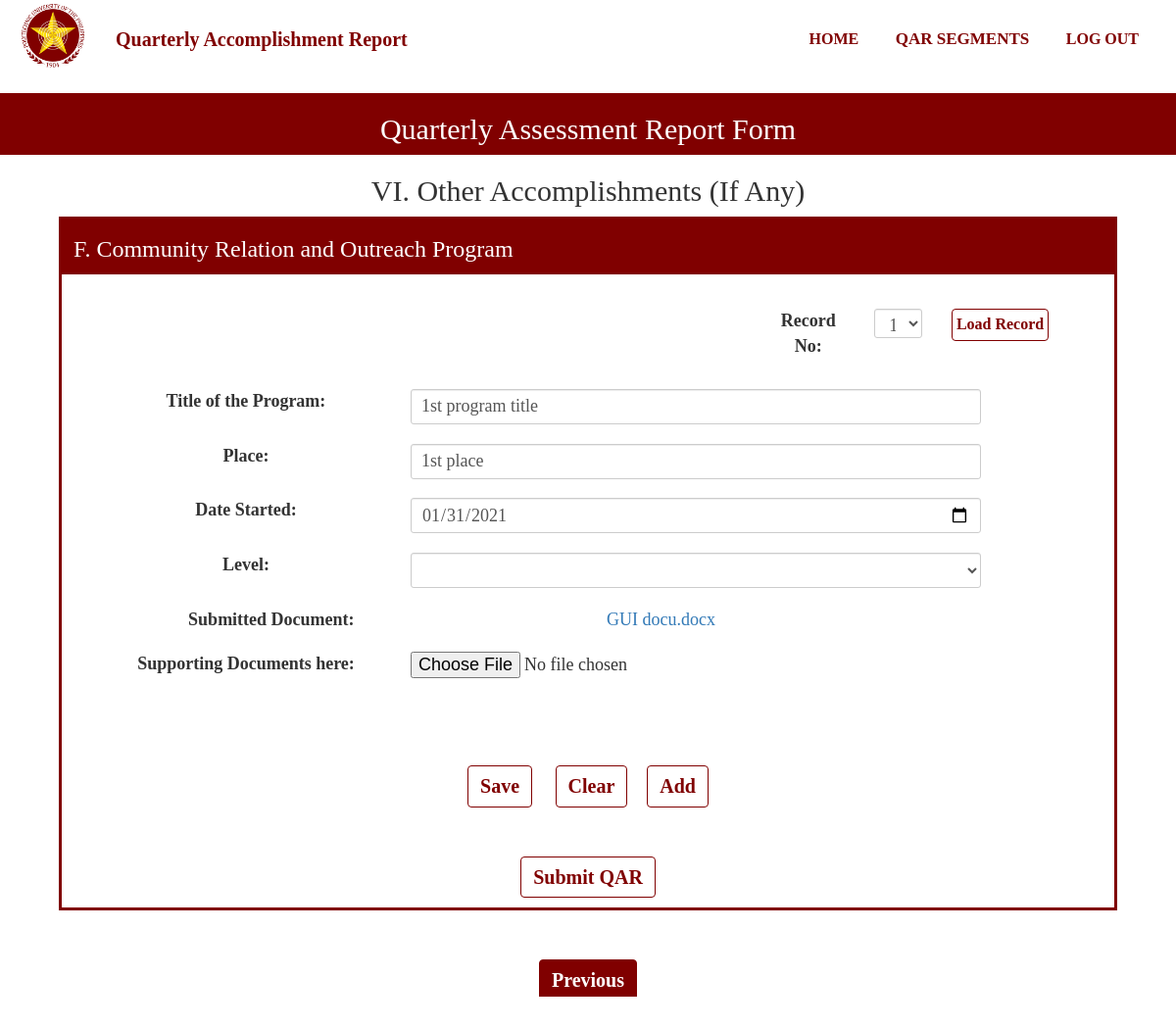
The app's page /CommunityProgram.php?Record=1 (signed in) with its own data.
### tables this page shows
CREATE TABLE `user` (
  `UserId` bigint(20) NOT NULL,
  `UserName` varchar(50) NOT NULL,
  `UserPassword` varchar(20) NOT NULL,
  `UserLevel` varchar(20) NOT NULL,
  `RealName` varchar(50) NOT NULL,
  `College` varchar(50) NOT NULL,
  `Faculty_id` bigint(20) NOT NULL,
  `UserEmail` varchar(100) NOT NULL,
  `code` int(11) NOT NULL,
  `UserPhoto` varchar(100) NOT NULL
);

CREATE TABLE `relationprogram` (
  `RapId` bigint(20) NOT NULL,
  `SubmissionId` bigint(20) NOT NULL,
  `RapTitle` varchar(100) NOT NULL,
  `RapPlace` varchar(100) NOT NULL,
  `RapDate` date NOT NULL,
  `RapLevel` varchar(100) NOT NULL,
  `RapFilename` varchar(100) NOT NULL,
  `RapTempName` varchar(100) NOT NULL,
  `RevStat` int(11) NOT NULL
);

### functions.php (called while the page is built, shortened)
<?php
function check_login($con)
{
    if(isset($_SESSION['UserId']))
    {
        $id = $_SESSION['UserId'];
        $query = "select * from user where UserId = '$id' limit 1";
        $result = mysqli_query($con,$query);
        if($result && mysqli_num_rows($result)>0)
        {
            $user_data = mysqli_fetch_assoc($result);
            return $user_data;
        }
    }
    die;
}
?>

### CommunityProgram.php (the view, shortened to what this page needs)
<?php
include("connection.php");
include("functions.php");
include("navbar.php");
$user_data = check_login($con);
$test = $user_data['UserId'];
$resul = $con->query("SELECT RapId FROM relationprogram WHERE SubmissionId = (SELECT SubmissionId FROM submission WHERE UserId = '$test' AND (SubmissionStatus = 'Ongoing' OR SubmissionStatus = 'Submitted') AND QuarterId = (SELECT QuarterId FROM quarter WHERE QuarterProgress='Ongoing')) ORDER BY RapId DESC");
?>
<section id="inner-headline">
    <div class="container">
        <div class="row">
            <div class="col-lg-12">
                <h2 class="pageTitle">Quarterly Assessment Report Form</h2>
            </div>
        </div>
    </div>
</section>
<section id="Form-banner">
    <div class="container">
        <div class="row">
            <div class="col-lg-12">
                <h2 class="pageTitle">VI. Other Accomplishments (If Any)</h2>
            </div>
        </div>
    </div>
</section>
<section id="part-banner">
    <div class="container">
        <div class="row">
            <div class="col-lg-12">
                <h3 class="pageTitle">F. Community Relation and Outreach Program</h3>
            </div>
        </div>
    </div>
</section>
<div class="Form-Group1">
    <form action="" method="GET">
        <div class="form-group">
            <div class="col-md-4"style="margin:15px; float:right;">
                <label class="col-md-4 control-label" for="Status">Record No:</label>
                <div class="col-lg-3">
                <select class="form-control input-sm" name="Record" id="Record">
                    <?php
                            if($resul->num_rows == 0)
                            {
                                echo "<option value=''>1</option>";
                            }
                        ?>
                    </select>
                </div>
                <div class="col-lg-2">
                    <button class="btn btn-primary" style="padding:4px; font-size:16px; margin:0 auto;" type="load" onclick="return confirm('Do you want to load this record?');">Load Record</button>
                </div>
            </div>
        </div>
    </form>
    <form name="actorInsert" onSubmit="return ValidateActInsert()" action="Insert/CommunityProgramInsert.php" method="POST" enctype="multipart/form-data">
        <?php
            $rtitle = null;
            $place = null;
            $level = null;
            $dateto = null;
            $file = null;
            if(isset($_GET['Record']))
            {
                $stat = ("UPDATE addstat SET stat = 0 WHERE id = 1");
                mysqli_query($con,$stat);
                $record = $_GET['Record'];
            }
            $query = "SELECT * FROM relationprogram WHERE RapId = '$record'";
            $query_run = mysqli_query($con,$query);
            if(mysqli_num_rows($query_run)>0)
            {
                foreach($query_run as $row)
                {
                    $rtitle = $row['RapTitle'];
                    $place = $row['RapPlace'];
                    $level = $row['RapLevel'];
                    $dateto = $row['RapDate'];
                    $original = $row['RapFilename'];
                    $file = $row['RapTempName'];
                }
            }
        ?>
        <div class="form-group">
            <div class="col-md-11"style="margin-bottom:15px;">
                <label class="col-md-4 control-label">Title of the Program:</label>
                <div class="col-md-8">
                    <input name='rtitle' class="form-control input-sm" placeholder="" type="text" value="<?php echo $rtitle;?>"  onkeyup="javascript:capitalize(this.id, this.value);" autocomplete="off" >
                </div>
            </div>
        </div>
        <div class="form-group">
            <div class="col-md-11"style="margin-bottom:15px;">
                <label class="col-md-4 control-label">Place:</label>
                <div class="col-md-8">
                    <input name='place' class="form-control input-sm" placeholder="" type="text" value="<?php echo $place;?>"  onkeyup="javascript:capitalize(this.id, this.value);" autocomplete="off" >
                </div>
            </div>
        </div>
        <div class="form-group">
            <div class="rows">
                <div class="col-md-11">
                    <label class="col-md-4 control-label" >Date Started:</label>
                    <div class="col-md-8">
                        <input name="dateto"  class="form-control input-sm" placeholder="" type="date" value="<?php echo $dateto;?>"  onkeyup="javascript:capitalize(this.id, this.value);" autocomplete="off" required>
                    </div>
                </div>
            </div>
        </div>
        <div class="form-group">
            <div class="col-md-11"style="margin-bottom:15px;">
                <label class="col-md-4 control-label">Level:</label>
                <div class="col-md-8">
                    <select class="form-control input-sm" name="level" id="Leveleditable" value='<?php echo $level;?>' >
                        <option value=""></option>
                        <option value="International" >International</option>
                    </select>
                </div>
            </div>
        </div>
        <?php
            if(mysqli_num_rows($query_run)>0)
            {
                $download = 'uploads/'.$file;
                echo "<div class='col-md-11'><label class='col-md-5'>Submitted Document:</label> <a class='col-md-5' href= '".$download."' download>".$original."</a></div>
                <div class='panel-body'>
                    <div class='col-md-11'>
                        <label class='col-md-4'>Supporting Documents here:</label>
                        <input class = 'col-md-7' name='file' type='file' value=''>
                    </div>
                </div>
                ";
            }
        ?>
        <div class="Button-group">
            <button class="btn btn-primary" name="submit" value="submit" type="submit" style="font-weight: bold;" onclick="return confirm('Save submission for this segment?');">Save</span></button>
            <?php
                if(mysqli_num_rows($query_run)>0)
                {
                    echo '<button class="btn btn-primary" name="reseter" value="reseter" type="reseter" style="font-weight: bold;" onclick="return confirm(\'This will Delete The Record. Proceed?\');">Clear</span></button>';
                    echo '<button class="btn btn-primary" name="add" value="add" type="add" style="font-weight: bold;" onclick="return confirm(\'Add Another Record?\');">Add</span></button>';
                }
                else
                {
                    echo '<button class="btn btn-primary" name="reset" value="reset" type="reset" style="font-weight: bold;" onclick="return confirm(\'Are you sure?\');">Clear</span></button>';
                }
            ?>
        </div>
    </form>
    <a id="submitqar" class="btn btn-primary" name="submitqar" value="submitqar" type="submitqar" style="font-weight: bold;" onClick="myfunction()">Submit QAR</span></a>
</div>
<div class="Button-group">
    <div class="border border-light p-3 mb-4">
        <button id="backbtn" class="btn btn-primarys" name="submit" type="submit" style="font-weight: bold;">Previous</span></button>
    </div>
</div>

### style.css (style rules this page uses)
* { padding: 0; margin: 0; text-decoration: none; list-style: none; box-sizing: border-box; }
body { font-family:montseratt; }
#inner-headline { background:#800000; background-size: cover; background-repeat: no-repeat; position: relative; margin: 0;padding: 0; font-family:montseratt; }
#inner-headline h2.pageTitle { color: white; display:block; text-transform: capitalize; text-align: center; }
#Form-banner { text-align: center; margin: 0; padding: 0; font-family:montseratt; }
#part-banner { padding: 0; font-family:montseratt; margin: 0; background-color: #800000; width: 90%; margin: auto; color: white; }
.Button-group { margin:0 auto; padding: 30px; text-align: center; }
.btn-primary { margin: 20px; font-size: 20px; font-weight: bold; color:#800000; background-color:white; border-color:#800000; }
.btn-primarys { margin: 20px; font-size: 20px; font-weight: bold; background-color:#800000; border-color:#800000; color:white; }
.form-group { margin:0 auto; text-align: center; padding: 20px; font-size: 16px; }
.panel-body { margin:0 auto; text-align: center; padding: 20px; font-size: 16px; }
.btn-primary { margin: 10px; font-size: 20px; font-weight: bold; color:#800000; background-color:white; border-color:#800000; }
.col-md-11 { margin-bottom: 15px; font-size: 18px; }
.col-md-11 select { height: 36px; font-size: 18px; }
.col-md-8 input { height: 36px; font-size: 18px; }
.panel-body { font-size: 18px; }
.col-md-4 { margin-bottom: 15px; }
.col-md-4 select { height: 30px; font-size: 18px; }
.col-md-4 label { font-size: 18px; }
.form-control { height: 30px; font-size: 18px; }
.Form-Group1 { width: 90%; text-align: center; margin: auto; padding: 0; border-color: #800000; border-style: solid; height: auto; }

### records on screen
relationprogram: rtitle "1st program title", place "1st place", dateto "01/31/2021", RapFilename "GUI docu.docx"
